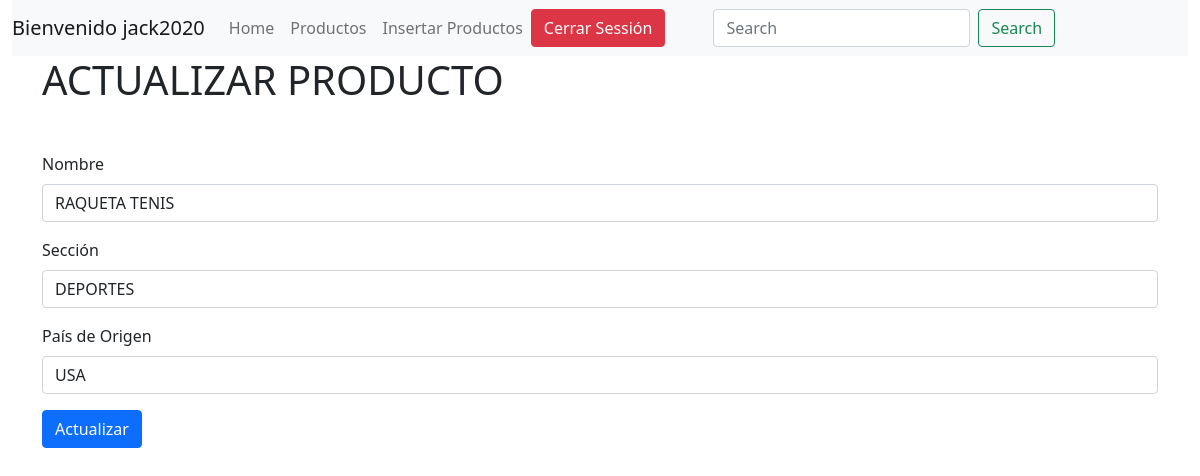
Screenshot of /actualizarProducto.php?id=AR04 (signed in) with the database file from the repository.
### tables this page shows
CREATE TABLE `productos` (
  `CÓDIGOARTÍCULO` varchar(4) NOT NULL,
  `SECCIÓN` varchar(10) DEFAULT NULL,
  `NOMBREARTÍCULO` varchar(19) DEFAULT NULL,
  `PRECIO` varchar(10) DEFAULT NULL,
  `FECHA` varchar(10) DEFAULT NULL,
  `IMPORTADO` varchar(9) DEFAULT NULL,
  `PAÍSDEORIGEN` varchar(9) DEFAULT NULL,
  `FOTO` varchar(100) DEFAULT NULL
);

### actualizarProducto.php (the view, shortened to what this page needs)
<!DOCTYPE html>
<html lang="en">
<head>
    <link href="https://cdn.jsdelivr.net/npm/bootstrap@5.0.0-beta2/dist/css/bootstrap.min.css" rel="stylesheet">
</head>
<body>
    <div class="container-fluid">
        <div class="row">
            <header>
                <?php
                include_once 'layouts/header.php';
                include_once 'DB/config.php';
                if(isset($_GET['id'])){
                    $id=$_GET['id'];
                }else{
                    $id=$_GET['codigo_producto'];
                }
                $sql="SELECT * FROM productos WHERE CÓDIGOARTÍCULO=:id_producto";
                $result=$db->prepare($sql);
                $result->bindParam(':id_producto',$id,PDO::PARAM_STR);
                $result->execute();
                $row=$result->fetch();
                ?>
            </header>
        </div>
    </div>
    <div class="container">
        <div class="row">
            <div class="col">
                <h1>ACTUALIZAR PRODUCTO</h1>
            </div>
        </div>
        <div class="row">
            <div class="col">
                <form method="GET">
                    <div class="mb-3">
                    </div>
                    <div class="mb-3">
                        <label for="exampleInputEmail1" class="form-label">Nombre</label>
                        <input type="text" class="form-control" id="exampleInputEmail1" aria-describedby="emailHelp" name="nombre_producto" value="<?php echo $row['NOMBREARTÍCULO'];?>">
                    </div>
                    <div class="mb-3">
                        <label for="exampleInputEmail1" class="form-label">Sección</label>
                        <input type="text" class="form-control" id="exampleInputEmail1" aria-describedby="emailHelp" name="seccion_producto" value="<?php echo $row['SECCIÓN'];?>">
                    </div>
                    <div class="mb-3">
                        <label for="exampleInputEmail1" class="form-label">País de Origen</label>
                        <input type="text" class="form-control" id="exampleInputEmail1" aria-describedby="emailHelp" name="pais_producto" value="<?php echo $row['PAÍSDEORIGEN'];?>">
                    </div>
                    <button type="submit" class="btn btn-primary" name="actualizar_producto">Actualizar</button>
                </form>
            </div>
        </div>
    </div>
</body>
</html>

### rows the page displays
productos: nombre_producto "RAQUETA TENIS", seccion_producto "DEPORTES", pais_producto "USA"

### other values shown
$_SESSION['usuario'] "jack2020"
